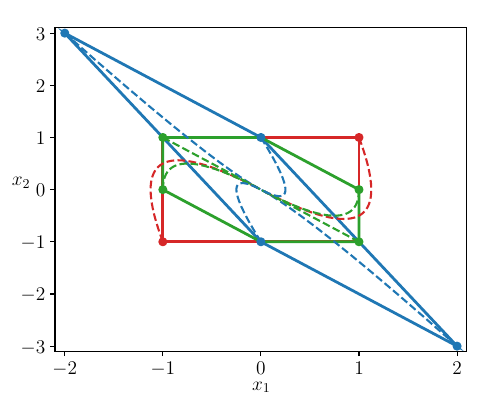

Generate this figure with Python:
import jax
import jax.numpy as jnp
import numpy as onp
import immrax as irx
from functools import partial
import matplotlib.pyplot as plt
from matplotlib.patches import Rectangle
from pypoman import compute_polytope_vertices, plot_polygon

plt.rcParams.update({
    "text.usetex": True,
    "font.family": "Helvetica",
    "font.size": 14
})
fig, ax = plt.subplots(1,1,figsize=(5,4)) 
fig.tight_layout()
ax.set_xlim(-2.1, 2.1)
ax.set_ylim(-3.1, 3.1)
ax.set_xlabel(r'$x_1$', labelpad=-2)
ax.set_ylabel(r'$x_2$', labelpad=0, rotation=0)

class DoubleIntegrator (irx.ControlledSystem) :
    def __init__(self) :
        self.evolution = 'continuous'
        self.xlen = 2
    def f(self, t, x, u, w) :
        return jnp.array([x[1], u[0]])

sys = DoubleIntegrator()

K = jnp.array([[-2., -3.]])
control = irx.LinearControl(K)

x0 = irx.icentpert(jnp.zeros(2), 1.)

# In standard coordinates, [-1,1]\times[-1,1] is not FI.
clsys = irx.ControlledSystem(sys, control)
embsys = irx.jacemb(clsys)
izero = irx.interval([0.])
print(f'{embsys.E(izero, irx.i2ut(x0), izero)} >/=_SE 0')
ax.add_patch(Rectangle((-1.,-1.), 2., 2., fill=False, edgecolor='tab:red', linewidth=2.))

# In transformed coordinates, [-1,1]\times[-1,1] is FI.
T = jnp.array([[1., 1.], [-1., -2.]])
Tinv = jnp.linalg.inv(T) 
lifted_clsys = irx.LiftedSystem(clsys, Tinv, T)
lifted_embsys = irx.jacemb(lifted_clsys)
print(f'{lifted_embsys.E(izero, irx.i2ut(x0), izero)} >=_SE 0')
plot_polygon(compute_polytope_vertices(
    onp.vstack((-Tinv, Tinv)), onp.concatenate((-x0.lower, x0.upper))),
    alpha=1., fill=False, color='tab:blue', linewidth=2.)

# We can also verify another polytope using different lifted coordinates.
H = jnp.array([[1., 0.], [0., 1.], [1.,1.]])
Hp = jnp.linalg.pinv(H)
lifted_clsys = irx.LiftedSystem(clsys, H, Hp)
lifted_embsys = irx.jacemb(lifted_clsys)
N = irx.utils.null_space(H.T)
I_H = partial(irx.utils.I_refine, N.T)
y0 = irx.icentpert(jnp.zeros(3), 1.)
print(f'{lifted_embsys.E(izero, irx.i2ut(y0), izero, refine=I_H)} >=_SE 0')
plot_polygon(compute_polytope_vertices(
    onp.vstack((-H, H)), onp.concatenate((-y0.lower, y0.upper))),
    alpha=1., fill=False, color='tab:green', linewidth=2.)

# Plotting some simulations.
x0s = jnp.array([
    [-2., 3.], [2., -3.],
    [1.,1.], [-1.,-1.],
    [1.,-1.], [-1.,1.],
    [-1.,0.], [1.,0.],
    [0.,1.], [0.,-1.],
])
colors = [
    'tab:blue', 'tab:blue',
    'tab:red', 'tab:red',
    'tab:green', 'tab:green',
    'tab:green', 'tab:green',
    'tab:blue', 'tab:blue',
]

def w_map (t, x) :
    return jnp.array([0.])
for i, x0 in enumerate(x0s) :
    traj = clsys.compute_trajectory(0., 5., x0, (w_map,), 0.01, solver='tsit5')
    tfinite = jnp.isfinite(traj.ts)
    xx = traj.ys[tfinite]
    ax.plot(xx[:,0], xx[:,1], color=colors[i], linestyle='--')
    ax.scatter(xx[0,0], xx[0,1], s=30., color=colors[i])

fig.savefig('example1.pdf')
plt.show()
